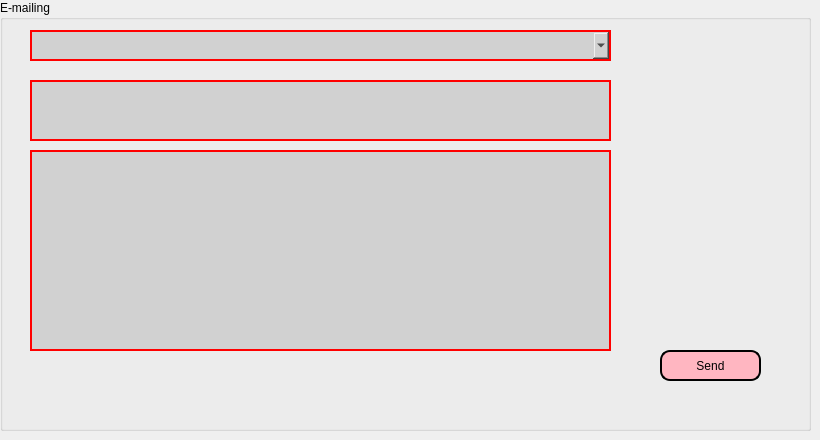
      <widget class="QWidget" name="tab_9">
       <attribute name="title">
        <string>mailing</string>
       </attribute>
       <widget class="QGroupBox" name="groupBox_12">
        <property name="geometry">
         <rect>
          <x>0</x>
          <y>0</y>
          <width>811</width>
          <height>431</height>
         </rect>
        </property>
        <property name="styleSheet">
         <string notr="true">background-image: url(:/pic/pic.jpeg);</string>
        </property>
        <property name="title">
         <string>E-mailing</string>
        </property>
        <widget class="QLineEdit" name="subject_2">
         <property name="geometry">
          <rect>
           <x>30</x>
           <y>80</y>
           <width>581</width>
           <height>61</height>
          </rect>
         </property>
         <property name="styleSheet">
          <string notr="true">
padding: 0 8px;



border-width:2px;
border-style:solid;
border-color:red;
background: #d1d1d1;</string>
         </property>
         <property name="text">
          <string/>
         </property>
        </widget>
        <widget class="QPushButton" name="pushButton_Mail_2">
         <property name="geometry">
          <rect>
           <x>660</x>
           <y>350</y>
           <width>101</width>
           <height>31</height>
          </rect>
         </property>
         <property name="styleSheet">
          <string notr="true">border: 2px solid black;
border-radius: 10px;
padding: 0 8px;
background:#FFB6C1	;
font: bold, &quot;Comic Sans MS&quot;;</string>
         </property>
         <property name="text">
          <string>Send</string>
         </property>
        </widget>
        <widget class="QComboBox" name="comboBox_mail_2">
         <property name="geometry">
          <rect>
           <x>30</x>
           <y>30</y>
           <width>581</width>
           <height>31</height>
          </rect>
         </property>
         <property name="styleSheet">
          <string notr="true">border-width:2px;
border-style:solid;
border-color:red;
background: #d1d1d1;</string>
         </property>
        </widget>
        <widget class="QPlainTextEdit" name="msg_2">
         <property name="geometry">
          <rect>
           <x>30</x>
           <y>150</y>
           <width>581</width>
           <height>201</height>
          </rect>
         </property>
         <property name="styleSheet">
          <string notr="true">
padding: 0 8px;



border-width:2px;
border-style:solid;
border-color:red;
background: #d1d1d1;</string>
         </property>
        </widget>
       </widget>
      </widget>
